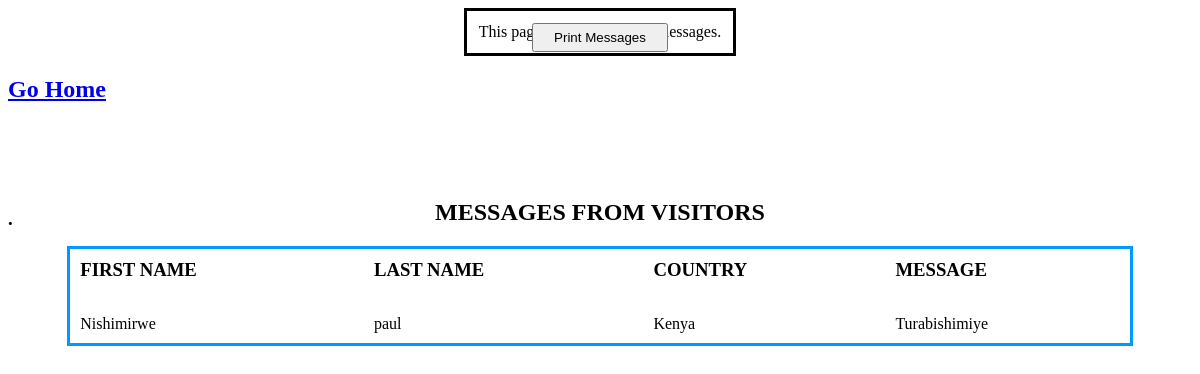
/php/admin_message.php (signed in), run on an earlier commit of the app's database.
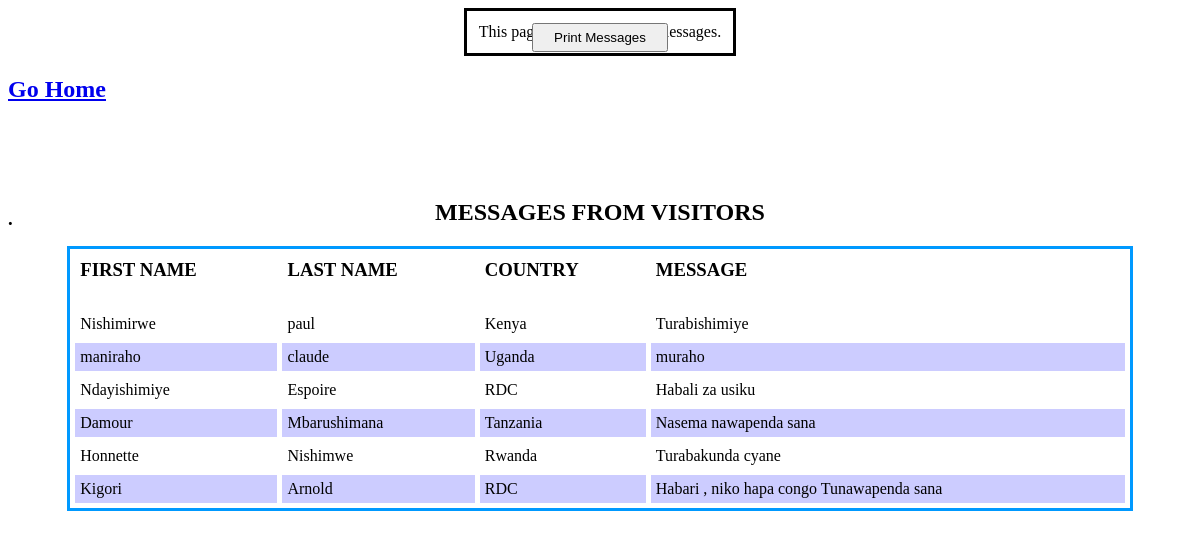
And on a later commit of the database.
### tables this page shows
CREATE TABLE IF NOT EXISTS `ussed` (
  `User_id` int(11) NOT NULL AUTO_INCREMENT,
  `FirstName` varchar(20) NOT NULL,
  `LastName` varchar(20) NOT NULL,
  `Country` varchar(20) NOT NULL,
  `Comment` varchar(300) NOT NULL,
  PRIMARY KEY (`User_id`)
);

### php/admin_message.php (the view, shortened to what this page needs)
<?php
include 'call.php';
if(!isset($_SESSION['id']))
{
echo "<script> window.location.href('../html/login.html');";
}
else
{
?>
<doctype html>
<html>
<head>
<title>Light</title></head>
<body>
<center>
<p><table cellpadding="10" style="border:solid;"><tr><td>This page contains visitors' messages.</td></tr></table></p></center>
<?php
$query="SELECT* FROM ussed";
$answer=mysqli_query($connect,$query);
$count=mysqli_num_rows($answer);
if($answer && $count>0)
{
?>
<a href="welcome_admin.php"><h2>Go Home</h2></a>
<center>
<button onClick="window.printDiv('printreport')" style="padding:5px 20px; margin-top:-100px">Print Messages</button></center>
<h3><br />
  <br />
  <br />
  <div id="printreport">
  .
  <table width="90%" align="center" cellspacing="5" cellpadding="5" style="margin-top:-50px; border:solid; border-color:#0099FF;">
<caption> <h2>MESSAGES FROM VISITORS </h2></caption><br>
<tr><td align="left"><h3>FIRST NAME</h3></td><td align="left"><h3>LAST NAME</h3></td><td align="left"><h3>COUNTRY</h3></td><td align="left"><h3>MESSAGE</h3></td></tr>
<?php
while($line=mysqli_fetch_object($answer))
{
$fname=$line->FirstName;
$lname=$line->LastName;
$country=$line->Country;
$message=$line->Comment;
?>
<tr id="data"><td align="left"><?php echo $fname; ?></td><td align="left"><?php echo $lname; ?></td><td align="left"><?php echo $country; ?></td><td align="left"><?php echo $message; ?></td></tr>
<?php
}
?>
</table>
<?php
}
else
{
echo "<script> alert('sth wrong. Check if there is any student') </script>";
?>
<button onClick="history.back()">Back</button>
<?php
}
}
?>
</div>
</body>
</html>

### php/admin_message.php (style rules this page uses)
#data:nth-child(odd) { background-color:#CCCCFF; }

What changed in the data, as far as the page shows it:
added ussed: FirstName "maniraho", LastName "claude", Country "Uganda", Comment "muraho"
added ussed: FirstName "Ndayishimiye", LastName "Espoire", Country "RDC", Comment "Habali za usiku"
added ussed: FirstName "Damour", LastName "Mbarushimana", Country "Tanzania", Comment "Nasema nawapenda sana"
added ussed: FirstName "Honnette", LastName "Nishimwe", Country "Rwanda", Comment "Turabakunda cyane"
added ussed: FirstName "Kigori", LastName "Arnold", Country "RDC", Comment "Habari , niko hapa congo Tunawapenda sana"
